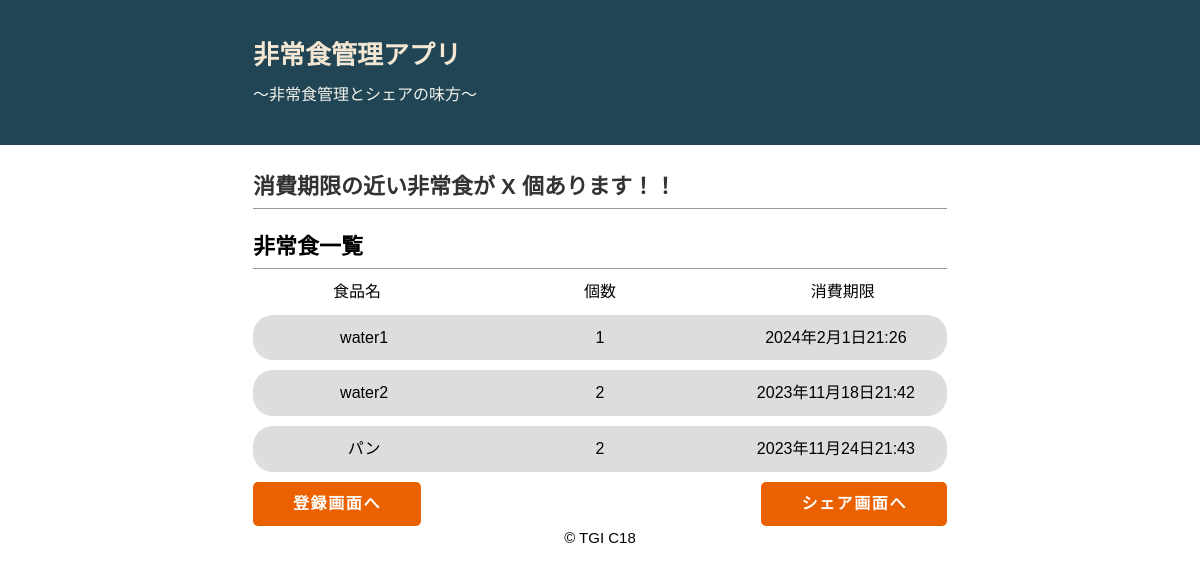
Before: /emfood/ with the older database file.
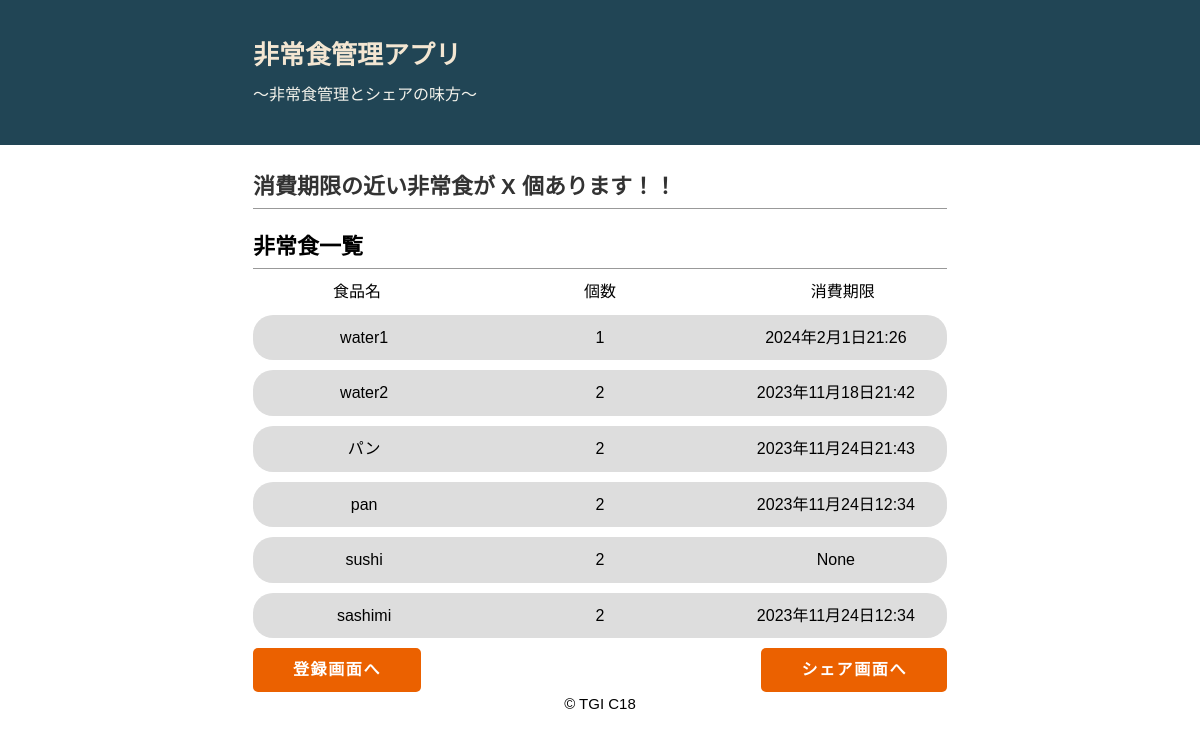
After: the same page with the newer database file.
### emfood/models.py (models this page shows)
class Emfood(models.Model):
    name = models.CharField(max_length=200)
    num = models.IntegerField()
    expire_date = models.DateTimeField(blank=True, null=True)

### emfood/views.py (the view)
# urls.py: path("", views.index, name="index"),
def index(request):
    foodData = Emfood.objects.all()
    header = ['ID', '非常食名', '保有数', '消費期限']
    my_dict = {
        'title': '保有非常食一覧',
        'header': header,
        'foodData': foodData,
    }
    return render(request, "emfood/index.html", my_dict)

### emfood/templates/emfood/index.html (shortened to what this page needs)
{% load static %}
<link rel="stylesheet" href="{% static 'emfood/style.css' %}">
<!DOCTYPE html>
<html lang="ja">
    <head>
    </head>
    <body>
        <div id="outer">
            <header>
                <div id="header-container">
                    <div id="head-inner">
                        <h1>非常食管理アプリ　</h1>
                        <p class="description">～非常食管理とシェアの味方～</p>
                    </div>
                </div>
            </header>
            <div id="content-wrapper">
                <main>
                    {% if True %}
                    <div id="inner">
                        <h2>消費期限の近い非常食が X 個あります！！</h2>
                    </div>
                    {% endif %}
                </main>
                <aside>
                    <h2>非常食一覧</h2>
                    <div class="food-list-head">
                        <div class='food-name'>食品名</div>
                        <div class='food-num'>個数</div>
                        <div class='food-ex'>消費期限</div>
                    </div>
                    {% for food in foodData %}
                    <div class="food-list">
                        <div class='food-name'>{{ food.name }}</div>
                        <div class='food-num'>{{ food.num}}</div>
                        <div class='food-ex'>{{ food.expire_date }}</div>
                    </div>
                    {% endfor %}
                </aside>
                <div class="container">
                    <a href="./register" class="btn btn--orange register-btn">登録画面へ<a>
                    <a href="" class="btn btn--orange share-btn">シェア画面へ</a>
                </div>
            </div>
            <footer>© TGI C18</footer>
        </div>
    </body>
</html>

### emfood/static/emfood/style.css (style rules this page uses)
body { margin: 0; padding: 0; font-family: "游ゴシック Medium", "ヒラギノ角ゴ Pro", "Hiragino Kaku Gothic Pro", "メイリオ", "Meiryo", sans-serif; line-height: 1.6; font-size: 16px; }
#header-container { margin: 0 auto; width: 694px; }
header { background-color: #214555; }
#head-inner { padding: 25px 0; }
h1 { font-size: 26px; font-weight: bold; padding: 10px 0 0 0; margin: 0; color: #f3e6d2; }
.description { line-height: 1.2; color: #f3f2eb; margin: 0.5em 0 1em 0; }
h2 { font-size: 22px; margin: 0; padding: 4px 0; border-bottom: 1px solid #999; }
#content-wrapper { margin: 0 auto; width: 694px; }
main { color: #333; }
#inner { padding: 20px 0 0 0; }
p { margin: 1em 0; }
a { font-weight: normal; }
footer { font-size: 15px; height: 100px; clear: both; text-align: center; }
.food-list { display: flex; flex-direction: row; margin: 10px auto; background-color: #dddddd; padding: 10px; border-radius: 20px; }
.food-name { flex-basis: 30%; text-align: center; }
.food-num { flex-basis: 40%; text-align: center; }
.food-ex { flex-basis: 30%; text-align: center; }
.food-list-head { display: flex; flex-direction: row; margin: 10px auto; }
*, *:before, *:after { -webkit-box-sizing: inherit; box-sizing: inherit; }
html { -webkit-box-sizing: border-box; box-sizing: border-box; font-size: 62.5%; }
.btn, a.btn, button.btn { font-size: 1.6rem; font-weight: 700; line-height: 1.5; position: relative; display: inline-block; padding: 1rem 4rem; cursor: pointer; -webkit-user-select: none; -moz-user-select: none; -ms-user-select: none; user-select: none; -webkit-transition: all 0.3s; transition: all 0.3s; text-align: center; vertical-align: middle; text-decoration: none; letter-spacing: 0.1em; color: #212529; border-radius: 0.5rem; }
.btn--orange, a.btn--orange { color: #fff; background-color: #eb6100; }
.container { display:flex; justify-content: space-between; }

Changed rows visible on the page:
added Emfood: name "pan", num "2", expire_date "2023年11月24日12:34"
added Emfood: name "sushi", num "2", expire_date "None"
added Emfood: name "sashimi", num "2", expire_date "2023年11月24日12:34"
